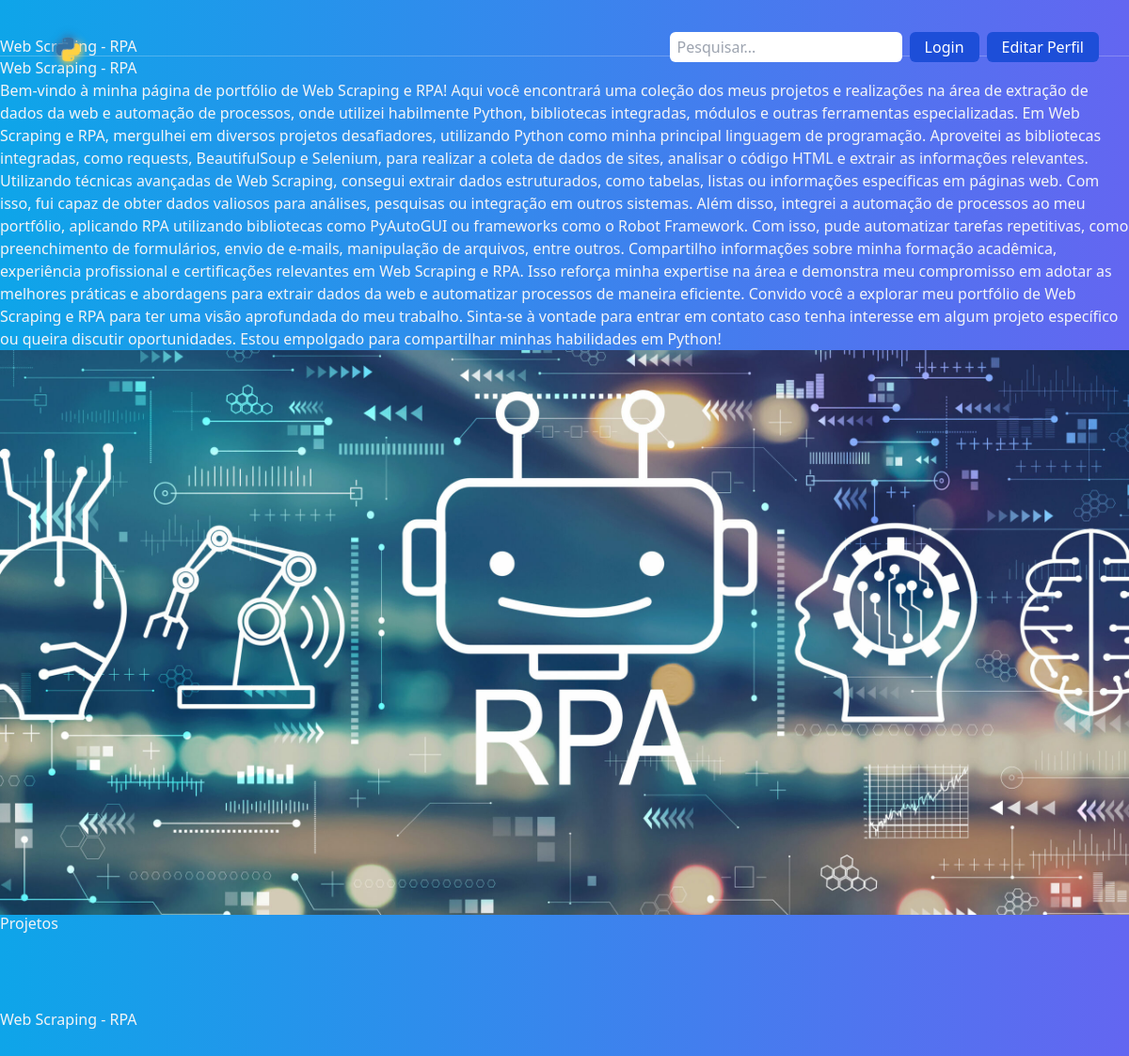
The app's page /projetos/3, older data.
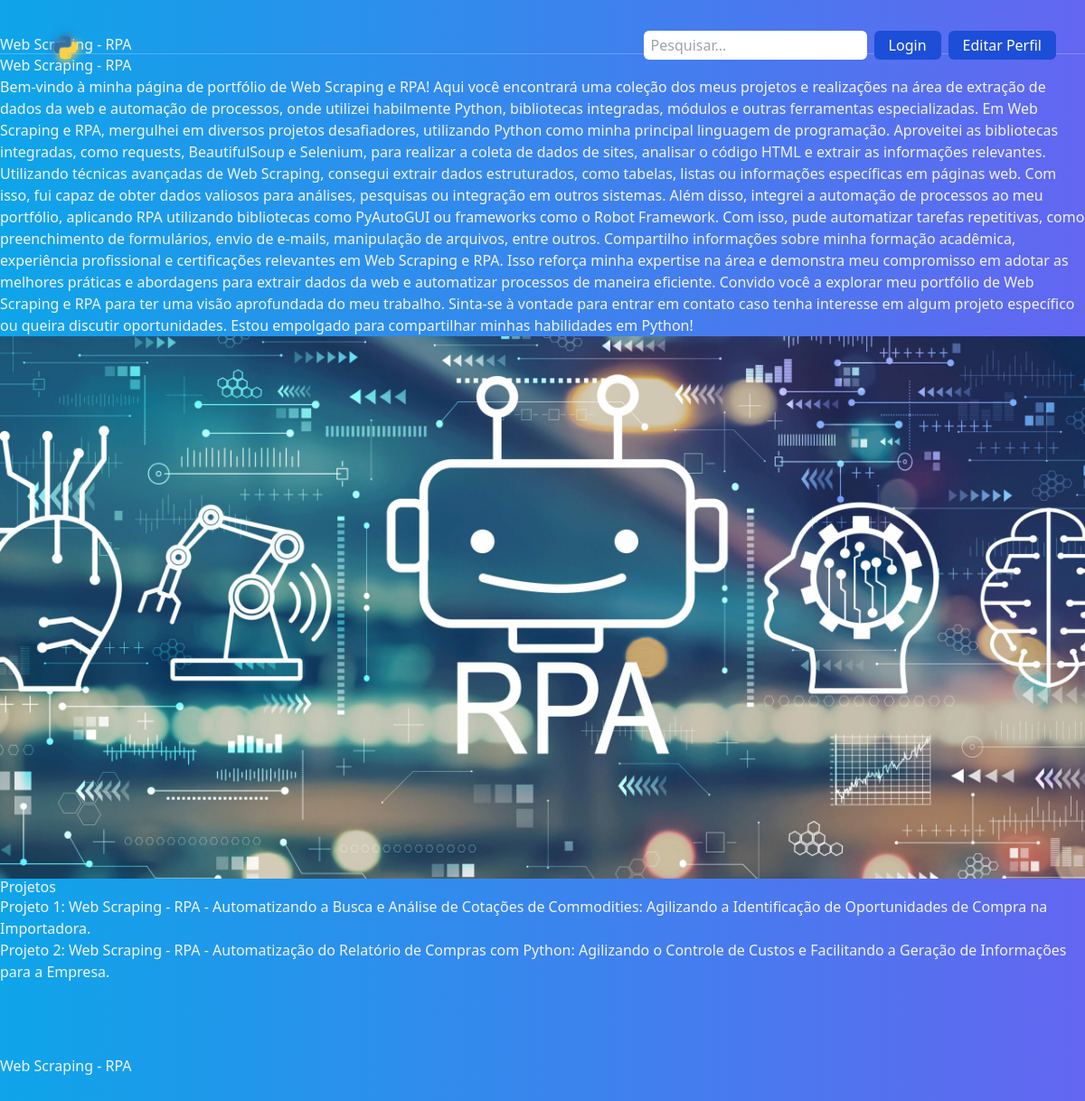
The same page, newer data.
### projetos/models.py (models this page shows)
class Profile(models.Model):
    titulo = models.CharField(max_length=300)
    thumb = models.ImageField(upload_to='thumb_projetos')
    descricao = models.TextField()
    categoria = models.CharField(max_length=20, choices=LISTA_CATEGORIAS)
    visualizações = models.IntegerField(default=0)
    data_criacao = models.DateTimeField(default=timezone.now)
    def __str__(self):
        return self.titulo

class Project(models.Model):
    projetos = models.ForeignKey("Profile", related_name="projetos", on_delete=models.CASCADE)
    titulo = models.CharField(max_length=300)
    link = models.URLField()
    def __str__(self):
        return self.projetos.titulo + " - " + self.titulo

### projetos/views.py (the view)
# urls.py: path('projetos/<int:pk>', Detailprojects.as_view(), name='detailprojects'),
class Detailprojects(DetailView):
    template_name = "detailprojects.html"
    model = Profile
    def get_context_data(self, **kwargs):
        context = super(Detailprojects, self).get_context_data(**kwargs)
        other_projects = Profile.objects.filter(categoria=self.get_object().categoria)
        context["other_projects"] = other_projects
        return context

### projetos/templates/detailprojects.html (shortened to what this page needs)
{% extends 'base.html' %}
{% block content %}
<div class ="py-10">
    <h1>{{ object.titulo }}</h1>
    <hr>
    <p>{{ object }}</p>
    <p>{{ object.descricao }}</p>
    <img src="{{ object.thumb.url }}">
    <h2>Projetos</h2>
    {% for projetos in object.projetos.all %}
    <a href="{{ projetos.link }}">
        <p>Projeto {{ forloop.counter }}: {{ projetos }}</p>
    </a>
    {% endfor %}
</div>
<div class ="py-10">
    {% for projetos in other_projects %}
    <p>
        <a href="{% url 'projects:detailprojects' projetos.pk %}">
            {{ projetos.titulo }}
        </a>
    </p>
    {% endfor %}
</div>
{% endblock %}

Row changes from the older to the newer data that the page shows:
added Project: projetos+titulo "Web Scraping - RPA - Automatizando a Busca e Análise de Cotações de Commodities: Agilizando a Identificação de Oportunidades de Compra na Importadora."
added Project: projetos+titulo "Web Scraping - RPA - Automatização do Relatório de Compras com Python: Agilizando o Controle de Custos e Facilitando a Geração de Informações para a Empresa."
